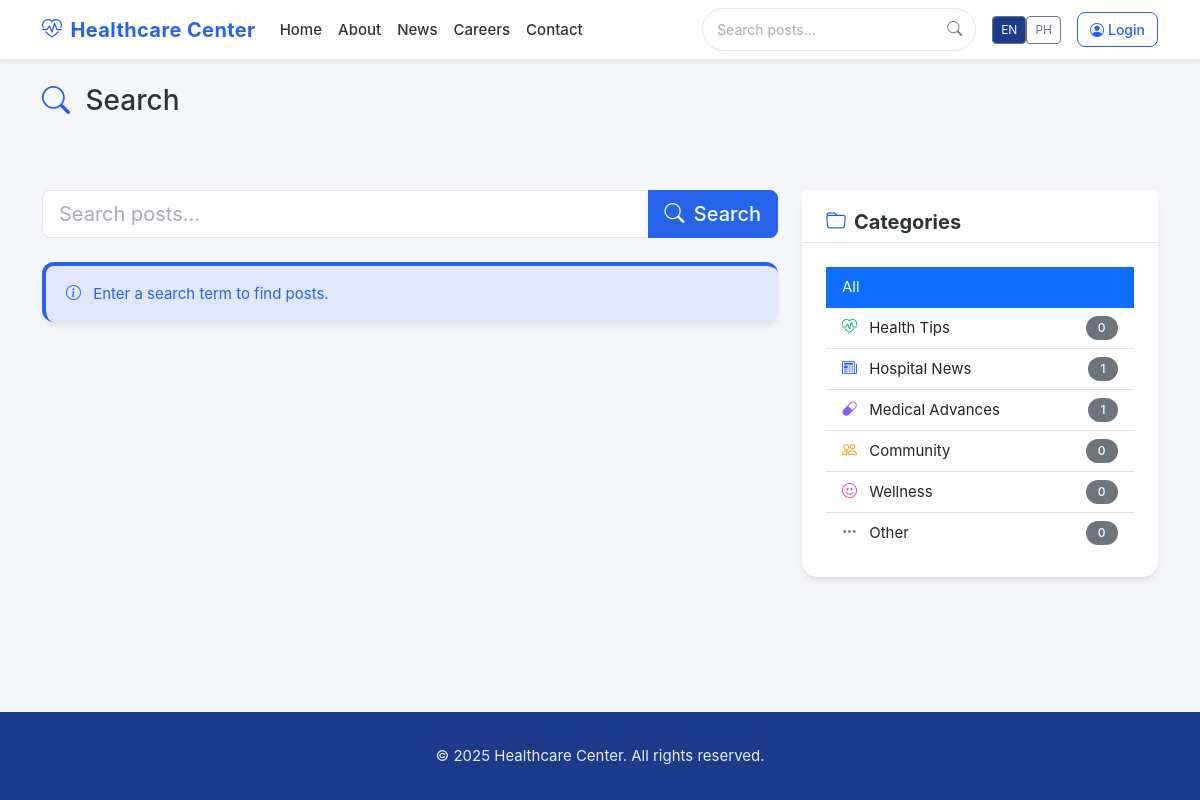
Screenshot of /search.php with the database file from the repository.
### tables this page shows
CREATE TABLE categories (
  id VARCHAR(36) PRIMARY KEY,
  name VARCHAR(100) NOT NULL,
  name_ph VARCHAR(100) DEFAULT NULL,
  slug VARCHAR(100) NOT NULL UNIQUE,
  description TEXT DEFAULT NULL,
  description_ph TEXT DEFAULT NULL,
  color VARCHAR(7) DEFAULT '#2563EB',
  icon VARCHAR(50) DEFAULT 'bi-folder',
  sort_order INT DEFAULT 0,
  created_at TIMESTAMP DEFAULT CURRENT_TIMESTAMP,
  INDEX idx_slug (slug),
  INDEX idx_sort_order (sort_order)
);

### includes/language.php (called while the page is built, shortened)
<?php
function get_language(): string
{
    return 'en';
}
function __($key, ?string $lang = null): string
{
    $lang = $lang ?? get_language();
    return $GLOBALS['lang_strings'][$lang][$key] ?? $GLOBALS['lang_strings']['en'][$key] ?? $key;
}
function get_localized(array $record, string $field, ?string $lang = null): string
{
    $lang = $lang ?? get_language();
    return $record[$field] ?? '';
}
function get_language_switch_url(string $targetLang): string
{
    $currentUrl = $_SERVER['REQUEST_URI'];
    $parsed = parse_url($currentUrl);
    $path = $parsed['path'] ?? '';
    $query = [];
    $query['lang'] = $targetLang;
    return $path . '?' . http_build_query($query);
}

### includes/helpers.php (called while the page is built, shortened)
<?php
function e(?string $value): string
{
    return htmlspecialchars($value ?? '', ENT_QUOTES | ENT_SUBSTITUTE, 'UTF-8');
}

### includes/categories.php (called while the page is built, shortened)
<?php
function get_categories(): array
{
    $db = get_db();
    $stmt = $db->query(
        'SELECT c.*, COUNT(p.id) as post_count
         FROM categories c
         LEFT JOIN posts p ON c.id = p.category_id AND p.status = "published"
         GROUP BY c.id
         ORDER BY c.sort_order ASC, c.name ASC'
    );
    return $stmt->fetchAll();
}

### public/search.php (the view, shortened to what this page needs)
<?php
$categorySlug = trim($_GET['category'] ?? '');
$categories = get_categories();
include __DIR__ . '/includes/header.php';
?>
<section class="py-4 bg-light">
    <div class="container">
        <div class="row">
            <div class="col-12">
                <h1 class="h3 mb-0">
                    <i class="bi bi-search me-2 text-primary"></i>
                    <?php if ($query): ?>
                        <?= __('search'); ?>: "<?= e($query); ?>"
                    <?php else: ?>
                        <?= __('search'); ?>
                    <?php endif; ?>
                </h1>
            </div>
        </div>
    </div>
</section>
<section class="py-5">
    <div class="container">
        <div class="row g-4">
            <div class="col-lg-8">
                <form action="" method="get" class="mb-4">
                    <div class="input-group input-group-lg">
                        <input type="search" class="form-control" name="q" value="<?= e($query); ?>" placeholder="<?= __('search_placeholder'); ?>">
                        <button type="submit" class="btn btn-primary">
                            <i class="bi bi-search me-1"></i> <?= __('search'); ?>
                        </button>
                    </div>
                </form>
                <?php if (empty($results['items'])): ?>
                    <div class="alert alert-info">
                        <i class="bi bi-info-circle me-2"></i>
                        <?php if ($query): ?>
                            <?= __('no_results'); ?> "<?= e($query); ?>"
                        <?php else: ?>
                            Enter a search term to find posts.
                        <?php endif; ?>
                    </div>
                <?php endif; ?>
            </div>
            <div class="col-lg-4">
                <div class="card card-shadow mb-4">
                    <div class="card-header bg-white">
                        <h5 class="mb-0"><i class="bi bi-folder me-2 text-primary"></i><?= __('categories'); ?></h5>
                    </div>
                    <div class="card-body">
                        <div class="list-group list-group-flush">
                            <a href="?q=<?= urlencode($query); ?>" class="list-group-item list-group-item-action d-flex justify-content-between align-items-center <?= !$categorySlug ? 'active' : ''; ?>">
                                <?= __('all'); ?>
                            </a>
                            <?php foreach ($categories as $cat): ?>
                                <a href="?q=<?= urlencode($query); ?>&category=<?= urlencode($cat['slug']); ?>"
                                   class="list-group-item list-group-item-action d-flex justify-content-between align-items-center <?= $categorySlug === $cat['slug'] ? 'active' : ''; ?>">
                                    <span>
                                        <i class="<?= e($cat['icon'] ?? 'bi-folder'); ?> me-2" style="color: <?= e($cat['color']); ?>"></i>
                                        <?= e(get_localized($cat, 'name')); ?>
                                    </span>
                                    <span class="badge bg-secondary rounded-pill"><?= $cat['post_count']; ?></span>
                                </a>
                            <?php endforeach; ?>
                        </div>
                    </div>
                </div>
            </div>
        </div>
    </div>
</section>
<?php include __DIR__ . '/includes/footer.php'; ?>

### css/styles.css (style rules this page uses)
:root { --trust-blue: #2563EB; --deep-navy: #1E3A8A; --white: #FFFFFF; --sky-blue: #93C5FD; --light-gray: #F5F6FA; --dark-gray: #2D3436; --success: #10B981; --warning: #FBBF24; --error: #DC2626; --border-gray: #E5E7EB; --disabled-gray: #DCDDE1; --text-muted: #6B7280; --bs-primary: var(--trust-blue); --bs-primary-rgb: 37, 99, 235; --shadow-sm: 0 1px 2px 0 rgba(0, 0, 0, 0.05); --shadow-md: 0 4px 6px -1px rgba(0, 0, 0, 0.1); --shadow-lg: 0 10px 15px -3px rgba(0, 0, 0, 0.1); --shadow-xl: 0 20px 25px -5px rgba(0, 0, 0, 0.1); --radius-sm: 6px; --radius-md: 8px; --radius-lg: 12px; --radius-xl: 16px; }
html { height: 100%; }
body { font-family: "Inter", "Poppins", "Roboto", "Open Sans", "Segoe UI", system-ui, -apple-system, sans-serif; background-color: var(--light-gray); color: var(--dark-gray); min-height: 100vh; display: flex; flex-direction: column; font-size: 15px; line-height: 1.6; }
h1, h2, h3, h4, h5, h6 { font-family: "Poppins", "Inter", "Montserrat", sans-serif; font-weight: 700; color: var(--dark-gray); margin-bottom: 1rem; }
h1 { font-size: 2.5rem; }
h5 { font-size: 1.25rem; }
.btn-primary { background-color: var(--trust-blue); border-color: var(--trust-blue); color: var(--white); border-radius: var(--radius-md); font-weight: 500; padding: 0.5rem 1.25rem; transition: all 0.2s ease; }
.card-shadow { border: none; border-radius: var(--radius-xl); box-shadow: var(--shadow-lg); background-color: var(--white); transition: all 0.2s ease; }
.card { border: none; border-radius: var(--radius-xl); background-color: var(--white); box-shadow: var(--shadow-md); }
.card-header { background-color: var(--white); border-bottom: 1px solid var(--border-gray); padding: 1.25rem 1.5rem; font-weight: 600; color: var(--dark-gray); }
.card-body { padding: 1.5rem; }
.form-control, .form-select { background-color: var(--white); border: 1px solid var(--border-gray); border-radius: var(--radius-md); color: var(--dark-gray); padding: 0.625rem 0.875rem; transition: all 0.2s ease; }
.form-control::placeholder { color: var(--text-muted); opacity: 0.6; }
.badge { padding: 0.375rem 0.75rem; border-radius: var(--radius-sm); font-weight: 500; font-size: 0.75rem; text-transform: uppercase; letter-spacing: 0.05em; }
.alert { border-radius: var(--radius-lg); border: none; padding: 1rem 1.25rem; margin-bottom: 1rem; background-color: var(--white); box-shadow: var(--shadow-md); position: relative; border-top: 4px solid transparent; }
.alert-info, .alert-primary { background-color: var(--white); color: var(--trust-blue); border-top-color: var(--trust-blue); }
.alert-info { background-color: rgba(37, 99, 235, 0.1); color: var(--trust-blue); border-left: 4px solid var(--trust-blue); }
.text-primary { color: var(--trust-blue) !important; }
.bg-light { background-color: var(--light-gray) !important; }
.bg-white { background-color: var(--white) !important; }

### public/includes/header.php (style rules this page uses)
:root { --bs-primary: #2563EB; --bs-primary-rgb: 37, 99, 235; --hc-navy: #1E3A8A; --hc-sky: #93C5FD; }
.btn-primary { --bs-btn-bg: #2563EB; --bs-btn-border-color: #2563EB; --bs-btn-hover-bg: #1E3A8A; --bs-btn-hover-border-color: #1E3A8A; }
.text-primary { color: #2563EB !important; }
.card-header { padding-bottom: 0.5rem !important; margin-bottom: 0 !important; }
.card .list-group-flush { margin-top: 0; }
.card .list-group-item:first-child { border-top: none; padding-top: 0.5rem; }
.card .list-group-item { padding-left: 1rem; padding-right: 1rem; }
.card-body { overflow: visible !important; position: relative; }
.card-body:not(.pt-0) { padding: 1.5rem; }

### rows the page displays
categories: name "Health Tips", post_count "0"
categories: name "Hospital News", post_count "1"
categories: name "Medical Advances", post_count "1"
categories: name "Community", post_count "0"
categories: name "Wellness", post_count "0"
categories: name "Other", post_count "0"

### other values shown
__('site_name') "Healthcare Center"
__('home') "Home"
__('about') "About"
__('blog') "News"
__('careers') "Careers"
__('contact') "Contact"
__('login') "Login"
__('search') "Search"
__('categories') "Categories"
__('all') "All"
__('all_rights_reserved') "All rights reserved"
